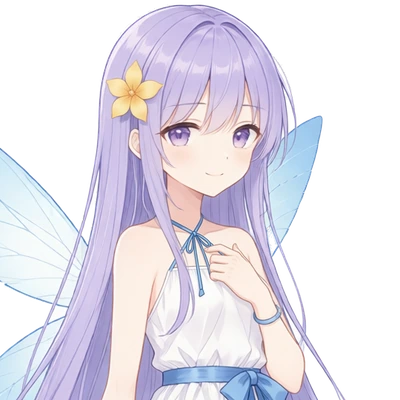
#> input picture media/cast/lumi/neutral.webp, 400 x 400 px, found by its file name; its folder holds 2 pictures in this run
$ python lumi-icon.py
#> lines starting #> are read from the running program, lines starting #| are printed output that depends on the picture; after the words box and inside, x2 and y2 are one past the last pixel; in counts of white or black regions, pixels touching at a corner belong together
"""Lumi in pixels (2026-10-27): the corner badge that opens her panel, and the game's own icon — her own portrait
(docs/cast/lumi.md, the bust portrait.py ships), brought down to pixel art in a gilt ring on her night: a close head and
shoulders, the yellow five-petal flower in her hair. Not redrawn: her face is the portrait's, so it is the same beauty
the dialogue and her panel show. Brought down in 5x5 blocks (each the block's mean, but her eyes' line art kept where a
block holds a lash), its colours to an adaptive palette of 48 with no dither, the flower held to its own three yellows,
a short line for her mouth, a glint in each eye; her wing behind her taken out. Two faces: calm, and for the button
under the pointer the same face with a faint smile (the line's ends lifted a pixel; no blush).

    python games/openworld/tools/src/art/lumi-icon.py [preview-dir]

Writes public/assets/lsw/Ui/LumiBadge.png, LumiBadgeHappy.png (60x60, shown at whole multiples, pixelated) and the
game's icons in public/icons/: favicon.png (60), icon-192.png and icon-512.png (on her night ground, for a home screen).
"""

from __future__ import annotations

import math
import os
import sys

import numpy as np
from PIL import Image

HERE = os.path.dirname(os.path.abspath(__file__))
PUBLIC = os.path.normpath(os.path.join(HERE, "..", "..", "..", "public"))
UI = os.path.join(PUBLIC, "assets", "lsw", "Ui")
ICONS = os.path.join(PUBLIC, "icons")

N = 60
CX, CY = 29.5, 32.0  # the ring's centre (between pixels: the badge is symmetric left to right)

PAL = {
    ".": (0, 0, 0, 0),
    # ink: hers (fairy.ts k) and the ring's walnut
    "k": (62, 42, 78, 255),
    "n": (74, 40, 18, 255),
    # the gilt ring: light, gold, shade
    "Y": (255, 241, 160, 255),
    "y": (246, 194, 50, 255),
    "o": (201, 128, 31, 255),
    # the night inside: three tones, lightest at the top
    "1": (78, 68, 136, 255),
    "2": (54, 46, 102, 255),
    "3": (34, 29, 70, 255),
    "*": (255, 246, 214, 255),
    # hair: light, mid, shade, deep
    "L": (236, 232, 252, 255),
    "h": (212, 204, 244, 255),
    "H": (170, 160, 224, 255),
    "j": (134, 118, 198, 255),
    # skin, its shade, blush, mouth
    "s": (255, 233, 218, 255),
    "S": (242, 200, 184, 255),
    "b": (255, 168, 192, 255),
    "m": (208, 96, 128, 255),
    # eyes: ink, iris dark, iris, lower light, glint
    "K": (52, 34, 86, 255),
    "e": (96, 70, 184, 255),
    "v": (128, 104, 214, 255),
    "E": (176, 186, 248, 255),
    "i": (255, 255, 255, 255),
    # the flower: petal, its shade, heart, its ink
    "g": (255, 214, 102, 255),
    "G": (240, 170, 70, 255),
    "c": (226, 120, 56, 255),
    "f": (150, 84, 30, 255),
    # dress and ribbon
    "d": (246, 248, 255, 255),
    "D": (190, 204, 238, 255),
    "r": (86, 140, 226, 255),
    "R": (52, 96, 180, 255),
    # wings: glass, its blue, vein, edge
    "w": (226, 246, 255, 255),
    "p": (186, 224, 250, 255),
    "q": (150, 200, 244, 255),
    "W": (96, 160, 226, 255),
}

Y_, X_ = np.mgrid[0:N, 0:N].astype(np.float32)
PX, PY = X_ + 0.5, Y_ + 0.5  # pixel centres


def ellipse(cx: float, cy: float, rx: float, ry: float, angle: float = 0.0) -> np.ndarray:
    a = math.radians(angle)
    dx, dy = PX - cx, PY - cy
    u = dx * math.cos(a) + dy * math.sin(a)
    v = -dx * math.sin(a) + dy * math.cos(a)
    return (u / rx) ** 2 + (v / ry) ** 2 <= 1.0


def ring(r: float) -> np.ndarray:
    return (PX - CX) ** 2 + (PY - CY) ** 2 <= r * r


def dilate(m: np.ndarray, diag: bool = False) -> np.ndarray:
    out = m.copy()
    out[1:, :] |= m[:-1, :]
    out[:-1, :] |= m[1:, :]
    out[:, 1:] |= m[:, :-1]
    out[:, :-1] |= m[:, 1:]
    if diag:
        out[1:, 1:] |= m[:-1, :-1]
        out[1:, :-1] |= m[:-1, 1:]
        out[:-1, 1:] |= m[1:, :-1]
        out[:-1, :-1] |= m[1:, 1:]
    return out


class Canvas:
    def __init__(self) -> None:
        self.g = np.full((N, N), ".", dtype="<U1")

    def fill(self, mask: np.ndarray, c: str, where: np.ndarray | None = None) -> None:
        m = mask if where is None else mask & where
        self.g[m] = c

    def put(self, x: int, y: int, c: str) -> None:
        if 0 <= x < N and 0 <= y < N:
            self.g[y, x] = c

    def grid(self, x0: int, y0: int, rows: list[str]) -> None:
        for j, row in enumerate(rows):
            for i, c in enumerate(row):
                if c != " ":
                    self.put(x0 + i, y0 + j, c)

    def solid(self) -> np.ndarray:
        return self.g != "."

    def png(self) -> Image.Image:
        rgba = np.zeros((N, N, 4), np.uint8)
        for k, v in PAL.items():
            rgba[self.g == k] = v
        return Image.fromarray(rgba, "RGBA")


# ---------------------------------------------------------------- the ring and the night in it

R_OUT, R_GOLD, R_IN = 27.6, 26.6, 24.0


def badge(cv: Canvas) -> None:
    cv.fill(ring(R_OUT), "n")
    gold = ring(R_GOLD) & ~ring(R_IN + 0.9)
    ang = np.degrees(np.arctan2(PY - CY, PX - CX))  # 0 east, -90 north
    lit = (ang > -170) & (ang < -60)
    shade = (ang > 20) & (ang < 140)
    cv.fill(gold, "y")
    cv.fill(gold & lit, "Y")
    cv.fill(gold & shade, "o")
    cv.fill(ring(R_IN + 0.9) & ~ring(R_IN), "n")
    inside = ring(R_IN)
    # the night: lighter at the top, a checker between the tones (the pack's dither)
    t = (PY - (CY - R_IN)) / (2 * R_IN)
    checker = ((X_ + Y_) % 2) == 0
    tone = np.where(t < 0.30, "1", np.where(t < 0.40, np.where(checker, "1", "2"), np.where(t < 0.62, "2", np.where(t < 0.72, np.where(checker, "2", "3"), "3"))))
    cv.g[inside] = tone[inside]
    for x, y in ((14, 24), (45, 20), (47, 38), (12, 40), (40, 52)):
        if inside[y, x]:
            cv.put(x, y, "*")


# ---------------------------------------------------------------- her: her own portrait, in pixels

PORTRAITS = os.path.join(PUBLIC, "assets", "lsw", "Portraits", "lumi")
# the square of her bust (400x400, portrait.py's) the ring shows: her face a little above its middle, the flower at its top left
CROP = (86, 0, 334, 248)
# her eyes on the bust (cx, cy, rx, ry): drawn a little firmer before the picture is brought down, so they read at its size
EYES = ((182, 135, 20, 13), (243, 135, 20, 13))
# where her wing shows behind her on the bust (taken out: nothing round her but the ring)
WING = (262, 100, 340, 250)
COLOURS = 48
# her mouth on the bust (its middle)
MOUTH = (213, 175)
# her face's line art on the bust (x0, y0, x1, y1): eyes, lashes, brows and mouth, kept drawn as it comes down
FACE_LINES = ((160, 118, 204, 150), (221, 118, 265, 150))
# the flower on the bust (cx, cy, r): only there is yellow the flower's
FLOWER_AT = (130, 90, 34)


def portrait(mood: str, smile: bool = False) -> Image.Image:
    """Her bust brought down to the ring's inside, its own colours kept (an adaptive palette), no dither: pixels; `smile`: the
    mouth's ends lifted a pixel."""
    from PIL import ImageDraw, ImageEnhance, ImageFilter
    im = Image.open(os.path.join(PORTRAITS, f"{mood}.webp")).convert("RGBA")
    a = np.array(im).astype(np.float32)
    # her wing out: in its region, what is wing-coloured (green at least red's; her hair has red above green)
    r, g = a[..., 0], a[..., 1]
    wing = np.clip((g - r + 3) / 5, 0, 1)
    zone = np.zeros(wing.shape, np.float32)
    zone[WING[1]:WING[3], WING[0]:WING[2]] = 1
    a[..., 3] *= 1 - wing * zone
    im = Image.fromarray(a.astype(np.uint8), "RGBA")
    # the eyes firmer: their lashes darker, their colour fuller
    eyes = Image.new("L", im.size, 0)
    d = ImageDraw.Draw(eyes)
    for cx, cy, rx, ry in EYES:
        d.ellipse((cx - rx, cy - ry, cx + rx, cy + ry), fill=255)
    eyes = eyes.filter(ImageFilter.GaussianBlur(4))
    firm = ImageEnhance.Contrast(ImageEnhance.Color(im).enhance(1.7)).enhance(1.06)
    im = Image.composite(firm, im, eyes)
    im = ImageEnhance.Contrast(im).enhance(1.08)
    im = ImageEnhance.Color(im).enhance(1.12)
    im = im.filter(ImageFilter.UnsharpMask(radius=2, percent=110, threshold=2))
    crop = im.crop(CROP)
    size = round(2 * R_IN + 2)
    # brought down in blocks of 5: each pixel the block's mean, but where her line art is (the eyes, lashes, brows and
    # mouth: the face's box), a block that holds a dark line takes that line's colour — so the lines stay drawn
    K = 5
    big = np.array(crop.resize((size * K, size * K), Image.LANCZOS)).astype(np.float32)
    blocks = big.reshape(size, K, size, K, 4).transpose(0, 2, 1, 3, 4).reshape(size, size, K * K, 4)
    mean = blocks.mean(axis=2)
    lum = blocks[..., 0] * 0.3 + blocks[..., 1] * 0.59 + blocks[..., 2] * 0.11
    darkest = np.take_along_axis(blocks, lum.argmin(axis=2)[..., None, None].repeat(4, -1), axis=2)[:, :, 0]
    k = size / (CROP[2] - CROP[0])
    yy, xx = np.mgrid[0:size, 0:size]
    face = np.zeros((size, size), bool)
    for box in FACE_LINES:
        fx0, fy0, fx1, fy1 = ((v - CROP[i % 2]) * k for i, v in enumerate(box))
        face |= (xx >= fx0) & (xx < fx1) & (yy >= fy0) & (yy < fy1)
    # a line: the block's darkest is truly dark (a lash, the iris's rim), and well below the block's mean
    mean_lum = mean[..., 0] * 0.3 + mean[..., 1] * 0.59 + mean[..., 2] * 0.11
    line = face & (lum.min(axis=2) < 95) & (mean_lum - lum.min(axis=2) > 60)
    out = np.where(line[..., None], darkest, mean)
    out[..., 3] = mean[..., 3]
    small = Image.fromarray(np.clip(out, 0, 255).astype(np.uint8), "RGBA")
    alpha = small.getchannel("A").point(lambda v: 255 if v > 120 else 0)
    flat = small.convert("RGB").quantize(colors=COLOURS, method=Image.Quantize.MEDIANCUT, dither=Image.Dither.NONE).convert("RGBA")
    # the flower kept its own: what is yellow in the small picture takes the nearest of the flower's three tones (the
    # palette would merge so small a thing into her skin)
    sm = np.array(small).astype(np.int32)
    fl = np.array(flat)
    fx, fy, fr = FLOWER_AT
    k = small.width / (CROP[2] - CROP[0])
    yy, xx = np.mgrid[0:small.height, 0:small.width]
    near = (xx + 0.5 - (fx - CROP[0]) * k) ** 2 + (yy + 0.5 - (fy - CROP[1]) * k) ** 2 <= (fr * k) ** 2
    yellow = near & (sm[..., 0] - sm[..., 2] > 55) & (sm[..., 1] > 120) & (sm[..., 3] > 120)
    tones = np.array([PAL["g"][:3], PAL["G"][:3], PAL["c"][:3], PAL["f"][:3]], np.int32)
    d = ((sm[..., None, :3] - tones[None, None]) ** 2).sum(-1)
    fl[yellow, :3] = tones[d.argmin(-1)][yellow]
    # her mouth: a short soft line where it is (the bust's own is too fine to come down); smiling, its ends a pixel up
    mx, my = MOUTH
    y = int((my - CROP[1]) * k)
    x0 = int((mx - CROP[0]) * k)
    for x in (x0 - 1, x0):
        fl[y, x, :3] = (204, 120, 140)
    if smile:
        for x in (x0 - 2, x0 + 1):
            fl[y - 1, x, :3] = (214, 136, 152)
    # a glint in each eye, at the top of the iris toward the light (the bust's own are too small to come down)
    if "blink" not in mood:
        for cx, cy, _, _ in EYES:
            gx = int((cx - CROP[0]) * k) - 1
            gy = int((cy - CROP[1]) * k) - 1
            for x, y in ((gx, gy),):
                if 0 <= x < size and 0 <= y < size:
                    fl[y, x, :3] = (255, 255, 255)
    flat = Image.fromarray(fl, "RGBA")
    flat.putalpha(alpha)
    return flat


def her(mood: str, smile: bool = False) -> tuple[np.ndarray, np.ndarray]:
    """Her pixels on the badge's canvas (RGBA), and where she is."""
    p = portrait(mood, smile)
    layer = Image.new("RGBA", (N, N), (0, 0, 0, 0))
    ox = round(CX - p.width / 2)
    oy = round(CY - p.height / 2)
    layer.alpha_composite(p, (ox, oy))
    rgba = np.array(layer)
    return rgba, rgba[..., 3] > 0


def compose(happy: bool) -> Image.Image:
    cv = Canvas()
    badge(cv)
    base = cv.png()
    out = np.array(base)
    rgba, solid = her("neutral", smile=happy)
    inside = ring(R_IN)
    # her crown and the flower break out over the ring's top (her pixels there, above its middle, that are hair or petal)
    r, g, b = rgba[..., 0].astype(int), rgba[..., 1].astype(int), rgba[..., 2].astype(int)
    hair_or_petal = ((b > r) & (b - g > 18)) | ((r - b > 60) & (g > 120))
    crown = np.zeros_like(solid)
    show = solid & (inside | crown)
    out[show] = rgba[show]
    # ink round her where she breaks out (the pack's outline), and where her hair meets the night inside
    ink = np.array(PAL["k"], np.uint8)
    edge_out = dilate(crown) & ~show & ~inside
    out[edge_out & (out[..., 3] > 0)] = ink
    out[edge_out & (out[..., 3] == 0)] = ink
    edge_in = dilate(show) & ~show & inside
    out[edge_in] = ink
    return Image.fromarray(out, "RGBA")


def tile(img: Image.Image, size: int) -> Image.Image:
    """The icon for a home screen: on her night ground, the badge at a whole multiple, centred."""
    bg = Image.new("RGBA", (size, size), PAL["3"])
    # a soft lift of the night toward the middle
    yy, xx = np.mgrid[0:size, 0:size]
    d = np.sqrt((xx - size / 2) ** 2 + (yy - size / 2) ** 2) / (size / 2)
    t = np.clip(1 - d, 0, 1)[..., None]
    a = np.array(PAL["3"], np.float32)
    b = np.array(PAL["1"], np.float32)
    bg = Image.fromarray((a * (1 - t) + b * t).astype(np.uint8), "RGBA")
    k = max(1, size // (N + 4))
    big = img.resize((N * k, N * k), Image.NEAREST)
    bg.alpha_composite(big, ((size - N * k) // 2, (size - N * k) // 2))
    return bg


def main() -> None:
    os.makedirs(UI, exist_ok=True)
    os.makedirs(ICONS, exist_ok=True)
    calm = compose(False)
#> in portrait, im is the input picture: PIL image 400x400 RGBA; mean R, G, B, A 132.4, 128.8, 140, 147.7
#> in portrait, `r, g = a[..., 0], a[..., 1]`:
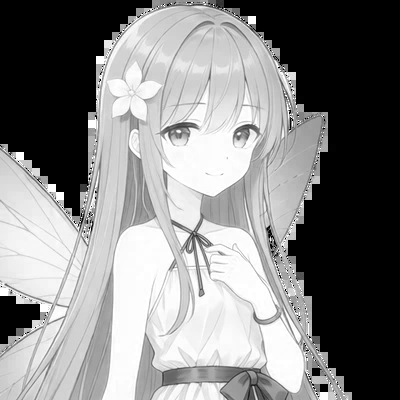
#> r: shape (400, 400) float32; min 0, max 255, mean 132.4
#> in portrait, `wing = np.clip((g - r + 3) / 5, 0, 1)`:
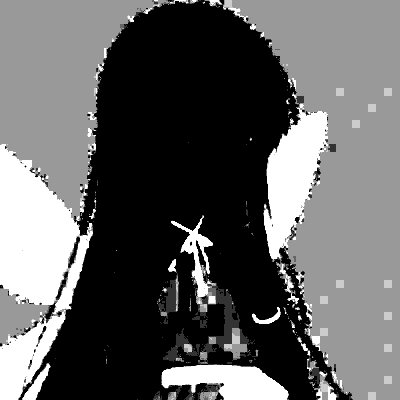
#> wing: shape (400, 400) float32; min 0, max 1, mean 0.381
#> in portrait, `a[..., 3] *= 1 - wing * zone`:
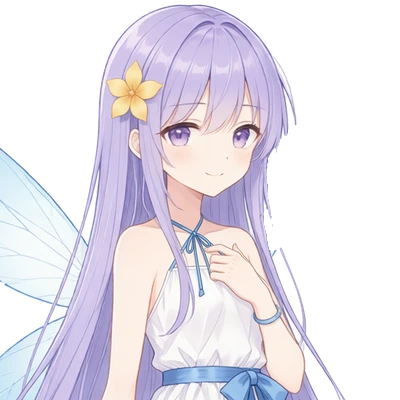
#> a: shape (400, 400, 4) float32; mean R, G, B, A 132.4, 128.8, 140, 141.3; transparent parts drawn white
#> in portrait, `eyes = Image.new("L", im.size, 0)`: eyes: PIL image 400x400 L; every value is 0
#> in portrait, `big = np.array(crop.resize((size * K, size * K), Image.LANCZOS)).astyp..`:
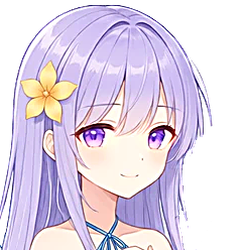
#> big: shape (250, 250, 4) float32; mean R, G, B, A 141.4, 129.9, 148, 168; transparent parts drawn white
#> in portrait, `line = face & (lum.min(axis=2) < 95) & (mean_lum - lum.min(axis=2) > 60)`: line: shape (50, 50) bool; 1.8% white in thin lines or dots, all inside (x1, y1, x2, y2) = (15, 24, 37, 31)
#> in portrait, `out[..., 3] = mean[..., 3]`: out: shape (50, 50, 4) float32; mean of channels 0, 1, 2, 3 139.3, 127.8, 146, 168
#> in portrait, `alpha = small.getchannel("A").point(lambda v: 255 if v > 120 else 0)`: alpha: PIL image 50x50 L; 66.3% white; 1 black region, box (x1, y1, x2, y2) and area: (0, 0, 50, 50) 843
#> in portrait, `yellow = near & (sm[..., 0] - sm[..., 2] > 55) & (sm[..., 1] > 120) & ..`: yellow: shape (50, 50) bool; 2.5% white; 1 white region, box (x1, y1, x2, y2) and area: (4, 13, 15, 24) 63
#> in portrait, `fl[yellow, :3] = tones[d.argmin(-1)][yellow]`: fl: shape (50, 50, 4); mean R, G, B, A 139.2, 127.5, 144.3, 255
#> after the loop in portrait, `for x in (x0 - 1, x0):`: fl: shape (50, 50, 4); mean R, G, B, A 139.1, 127.5, 144.3, 255
#> after the loop in portrait, `for cx, cy, _, _ in EYES:`:
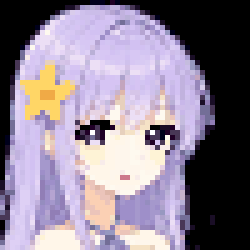
#> fl: shape (50, 50, 4) (shown 5 times larger); mean R, G, B, A 139.3, 127.6, 144.4, 255
#> in her, `layer = Image.new("RGBA", (N, N), (0, 0, 0, 0))`: layer: PIL image 60x60 RGBA; every value is 0
#> in compose, `rgba, solid = her("neutral", smile=happy)`: solid: shape (60, 60) bool; 46% white; 1 white region, box (x1, y1, x2, y2) and area: (4, 8, 46, 57) 1657
#> in compose, `hair_or_petal = ((b > r) & (b - g > 18)) | ((r - b > 60) & (g > 120))`: hair_or_petal: shape (60, 60) bool; 34.9% white; 2 white regions (1 under 20 px), largest, box (x1, y1, x2, y2) and area: (4, 8, 46, 57) 1257
#> in compose, `show = solid & (inside | crown)`: show: shape (60, 60) bool; 40.3% white; 1 white region, box (x1, y1, x2, y2) and area: (6, 8, 46, 56) 1452
#> in dilate, `out = m.copy()`: out: shape (60, 60) bool; every value is 0
#> call 2 of dilate, with diag = False
#> in dilate (call 2), `out[1:, :] |= m[:-1, :]`: out: shape (60, 60) bool; 41.5% white; 1 white region, box (x1, y1, x2, y2) and area: (6, 8, 46, 57) 1494
#> in dilate (call 2), `out[:-1, :] |= m[1:, :]`: out: shape (60, 60) bool; 42.7% white; 1 white region, box (x1, y1, x2, y2) and area: (6, 7, 46, 57) 1536
#> in dilate (call 2), `out[:, 1:] |= m[:, :-1]`: out: shape (60, 60) bool; 43.4% white; 1 white region, box (x1, y1, x2, y2) and area: (6, 7, 47, 57) 1562
#> in dilate (call 2), `out[:, :-1] |= m[:, 1:]`:
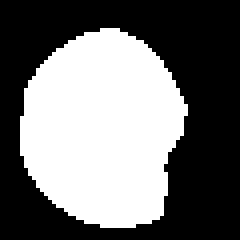
#> out: shape (60, 60) bool (shown 4 times larger); 44% white; 1 white region, box (x1, y1, x2, y2) and area: (5, 7, 47, 57) 1584
#> in compose, `edge_in = dilate(show) & ~show & inside`:
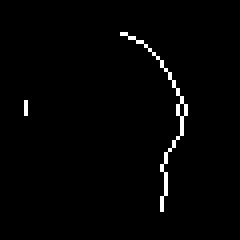
#> edge_in: shape (60, 60) bool (shown 4 times larger); 1.5% white in thin lines or dots, all inside (x1, y1, x2, y2) = (6, 8, 47, 53)
    happy = compose(True)
    calm.save(os.path.join(UI, "LumiBadge.png"), optimize=True)
    happy.save(os.path.join(UI, "LumiBadgeHappy.png"), optimize=True)
    calm.save(os.path.join(ICONS, "favicon.png"), optimize=True)
    tile(calm, 192).save(os.path.join(ICONS, "icon-192.png"), optimize=True)
    tile(calm, 512).save(os.path.join(ICONS, "icon-512.png"), optimize=True)
    if len(sys.argv) > 1:
        prev = sys.argv[1]
        os.makedirs(prev, exist_ok=True)
        sheet = Image.new("RGBA", (N * 8 * 2 + 30 + 200, N * 8 + 20), (52, 40, 30, 255))
        sheet.alpha_composite(calm.resize((N * 8, N * 8), Image.NEAREST), (10, 10))
        sheet.alpha_composite(happy.resize((N * 8, N * 8), Image.NEAREST), (N * 8 + 20, 10))
        sheet.alpha_composite(calm.resize((N * 2, N * 2), Image.NEAREST), (N * 16 + 40, 10))
        sheet.alpha_composite(calm, (N * 16 + 40, 120))
        sheet.save(os.path.join(prev, "lumi-icon-sheet.png"))
    print("Lumi in pixels →", UI, "and", ICONS)


if __name__ == "__main__":
    main()
